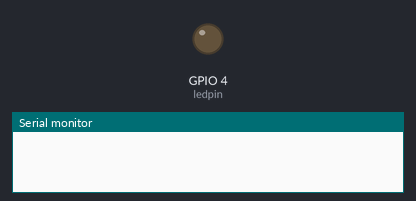
A sketch run on a simulated ESP32. Shown: output pins drawn as LEDs (lit = HIGH), the last lines printed to the serial monitor. WiFi joins after 1.5 s; servers stay silent unless stated; storage starts empty; random numbers use the default seed unless the sketch sets one; the camera gives no picture; pins used as bus, display or sensor lines are not drawn. At 5.5 s the program puts the board to deep sleep or switches it off; the recording ends there.

Above: at 0.0 s.
At 1.24 s:
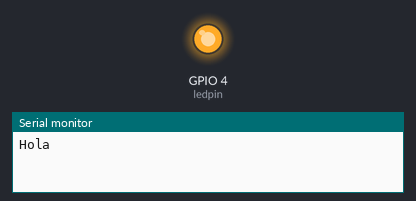
Timing chart, 0 to 5.5 s (numbered marks = the images above):
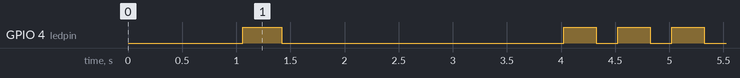

Measured:
- by itself, GPIO 4 (ledpin): LOW → HIGH at 1.1 s, → LOW 0.36 s later, → HIGH 2.6 s later, → LOW 0.30 s later, … (8 changes in this stretch)

The sketch:

esp32_cam.ino
```cpp
#include "WiFi.h"
#include "esp_camera.h"
#include "soc/soc.h"           // Disable brownout problems
#include "soc/rtc_cntl_reg.h"  // Disable brownout problems
#include "driver/rtc_io.h"
#include <LittleFS.h>
#include <Firebase_ESP_Client.h>
#include <addons/TokenHelper.h>
#include "esp_sleep.h"

#include "cam_config.h"
#include "firebase_datos.h"

const char* ssid = "******";
const char* password = "*******";

int intentos_subir_foto = 0, ledpin = 4, go_sleep = 12;
String filePath = "";
bool foto_subida = false;
bool debug = true;

void setup() {
  delay(500);

  if (debug){
    Serial.begin(115200);
  }

  pinMode(ledpin, OUTPUT);
  pinMode(go_sleep, OUTPUT);

  Serial.println("Hola");

  esp_sleep_enable_ext0_wakeup(GPIO_NUM_13, 1);

  if(!LittleFS.begin()){
    Serial.println("LittleFS Mount Failed");
  }

  LittleFS.format(); // Limpio LittleFS

  WRITE_PERI_REG(RTC_CNTL_BROWN_OUT_REG, 0);
  initCamera();
}

void loop(){
  // Toma una foto y guárdala
  capturePhotoSaveLittleFS();
  Serial.println(String("Nombre del archivo: ") + String("/data") + filePath);

  int n = 0;
  WiFi.begin(ssid, password);
  while (WiFi.status() != WL_CONNECTED && n < 15){
    n++;
    Serial.print("*");
    delay(1000);
  }
  Serial.println("");

  if (WiFi.status() == WL_CONNECTED){
    firebase();
  }

  while (intentos_subir_foto < 3 && !foto_subida && WiFi.status() == WL_CONNECTED){
    if (Firebase.Storage.upload(&fbdo, STORAGE_BUCKET_ID, filePath, mem_storage_type_flash, "/data"+filePath, "image/jpeg")){
      Serial.println("Foto Subida a Firebase!");
      foto_subida = true;
    }
    else intentos_subir_foto++;
  }

  if (intentos_subir_foto == 3 && !foto_subida){
    Serial.println("No se ha podido subir la foto!!!!");
  }

  Serial.println("Vamos al modo sleep!");

  digitalWrite(go_sleep, HIGH);
  delay(400);
  digitalWrite(go_sleep, LOW);

  digitalWrite(ledpin, HIGH);
  delay(300);
  digitalWrite(ledpin, LOW);
  delay(200);
  digitalWrite(ledpin, HIGH);
  delay(300);
  digitalWrite(ledpin, LOW);
  delay(200);
  digitalWrite(ledpin, HIGH);
  delay(300);
  digitalWrite(ledpin, LOW);
  delay(200);

  esp_deep_sleep_start();
}

//Firebase
void firebase(){
  // Api Key
  configF.api_key = API_KEY;

  // Credenciales de incio de sesión
  auth.user.email = USER_EMAIL;
  auth.user.password = USER_PASSWORD;

  // Función callback para el token de generación
  //configF.token_status_callback = tokenStatusCallback; //see addons/TokenHelper.h

  Firebase.begin(&configF, &auth);
  //Firebase.reconnectWiFi(true);
  Serial.println("Firebase configurado!");
}

// Capture Photo and Save it to LittleFS
void capturePhotoSaveLittleFS( void ) {
  // Descartar primeras imágenes debido a la mala calidad
  camera_fb_t *fb = NULL;
  // Omitir los primeros 3 fotogramas (aumentar o disminuir según sea necesario).

  for (int i = 0; i < 4; i++) {
    fb = esp_camera_fb_get();
    esp_camera_fb_return(fb);
    fb = NULL;
  }

  // Tomar una nueva foto
  fb = NULL;
  digitalWrite(ledpin, HIGH);
  fb = esp_camera_fb_get();
  delay(300);
  digitalWrite(ledpin, LOW);
  if(!fb) {
    Serial.println("Fallo al capturar la imagen");
    delay(1000);
  }

  else Serial.println("Imagen capturada correctamente!");

  // Antes de crear un nuevo archivo, compruebo si existe ya uno con el path: /foto1.jpeg . Si existe entonces /foto +1 .jpeg, y vuelvo a comprobar, y así
  // Con el LittleFS.open() se crea el archivo nuevo, en la ruta que especifique, en el modo que desee (write / read)
  // Construct the file path for the photo
  filePath = generateRandomFilepath();
  Serial.println(filePath);

  delay(40);

  // Once the name is assigned, we'll create a LittleFS file where saving it
  File file_littlefs = LittleFS.open(filePath, "w");

  // Insertar los datos en el archivo de la foto
  if (!file_littlefs) {
    Serial.println("Error al abrir el archivo en modo escritura");
  }
  else {
    file_littlefs.write(fb->buf, fb->len); // Carga útil (imagen), longitud de la carga útil
    Serial.println("Imagen guardada en LittleFS!");
  }

  // Cerrar el archivo
  file_littlefs.close();

  esp_camera_fb_return(fb);
}

String generateRandomFilepath() {
    String filepath_ = "/foto_";
    filepath_ += String(random(1000));  // Añade un número aleatorio de 0 a 999
    filepath_ += "_";
    filepath_ += String(millis());  // Añade el tiempo actual en milisegundos
    filepath_ += ".jpeg";  // Extensión de archivo para una foto JPEG
    return filepath_;
}
```

firebase_datos.h
```cpp
//Define Firebase Data objects
FirebaseData fbdo;
FirebaseAuth auth;
FirebaseConfig configF;

// Insert Firebase project API Key
#define API_KEY "******************************"

// Insert Authorized Email and Corresponding Password
#define USER_EMAIL "*************"
#define USER_PASSWORD "******************"

// Insert Firebase storage bucket ID e.g bucket-name.appspot.com
#define STORAGE_BUCKET_ID "****************"
// For example:
//#define STORAGE_BUCKET_ID "esp-iot-app.appspot.com"

// Photo File Name to save in LittleFS
#define BUCKET_PHOTO String("/data/") + String("foto_") + String(n) + String(".jpeg")

// https://firebasestorage.googleapis.com/v0/b/new-esp32-cam.appspot.com/o/data%2Fejemplo.jpg
```

cam_config.h
```cpp
// OV2640 camera module pins (CAMERA_MODEL_AI_THINKER)
#define PWDN_GPIO_NUM     32
#define RESET_GPIO_NUM    -1
#define XCLK_GPIO_NUM      0
#define SIOD_GPIO_NUM     26
#define SIOC_GPIO_NUM     27
#define Y9_GPIO_NUM       35
#define Y8_GPIO_NUM       34
#define Y7_GPIO_NUM       39
#define Y6_GPIO_NUM       36
#define Y5_GPIO_NUM       21
#define Y4_GPIO_NUM       19
#define Y3_GPIO_NUM       18
#define Y2_GPIO_NUM        5
#define VSYNC_GPIO_NUM    25
#define HREF_GPIO_NUM     23
#define PCLK_GPIO_NUM     22


void initCamera(){
 // OV2640 camera module
  camera_config_t config;
  config.ledc_channel = LEDC_CHANNEL_0;
  config.ledc_timer = LEDC_TIMER_0;
  config.pin_d0 = Y2_GPIO_NUM;
  config.pin_d1 = Y3_GPIO_NUM;
  config.pin_d2 = Y4_GPIO_NUM;
  config.pin_d3 = Y5_GPIO_NUM;
  config.pin_d4 = Y6_GPIO_NUM;
  config.pin_d5 = Y7_GPIO_NUM;
  config.pin_d6 = Y8_GPIO_NUM;
  config.pin_d7 = Y9_GPIO_NUM;
  config.pin_xclk = XCLK_GPIO_NUM;
  config.pin_pclk = PCLK_GPIO_NUM;
  config.pin_vsync = VSYNC_GPIO_NUM;
  config.pin_href = HREF_GPIO_NUM;
  config.pin_sscb_sda = SIOD_GPIO_NUM;
  config.pin_sscb_scl = SIOC_GPIO_NUM;
  config.pin_pwdn = PWDN_GPIO_NUM;
  config.pin_reset = RESET_GPIO_NUM;
  config.xclk_freq_hz = 20000000;
  config.pixel_format = PIXFORMAT_JPEG;
  config.grab_mode = CAMERA_GRAB_LATEST;

  if (psramFound()) {
    config.frame_size = FRAMESIZE_UXGA;
    config.jpeg_quality = 10;
    config.fb_count = 1;
  } else {
    config.frame_size = FRAMESIZE_SVGA;
    config.jpeg_quality = 12;
    config.fb_count = 1;
  }
  // Camera init
  esp_err_t err = esp_camera_init(&config);
  if (err != ESP_OK) {
    Serial.printf("Camera init failed with error 0x%x", err);
    ESP.restart();
  }
}
```
